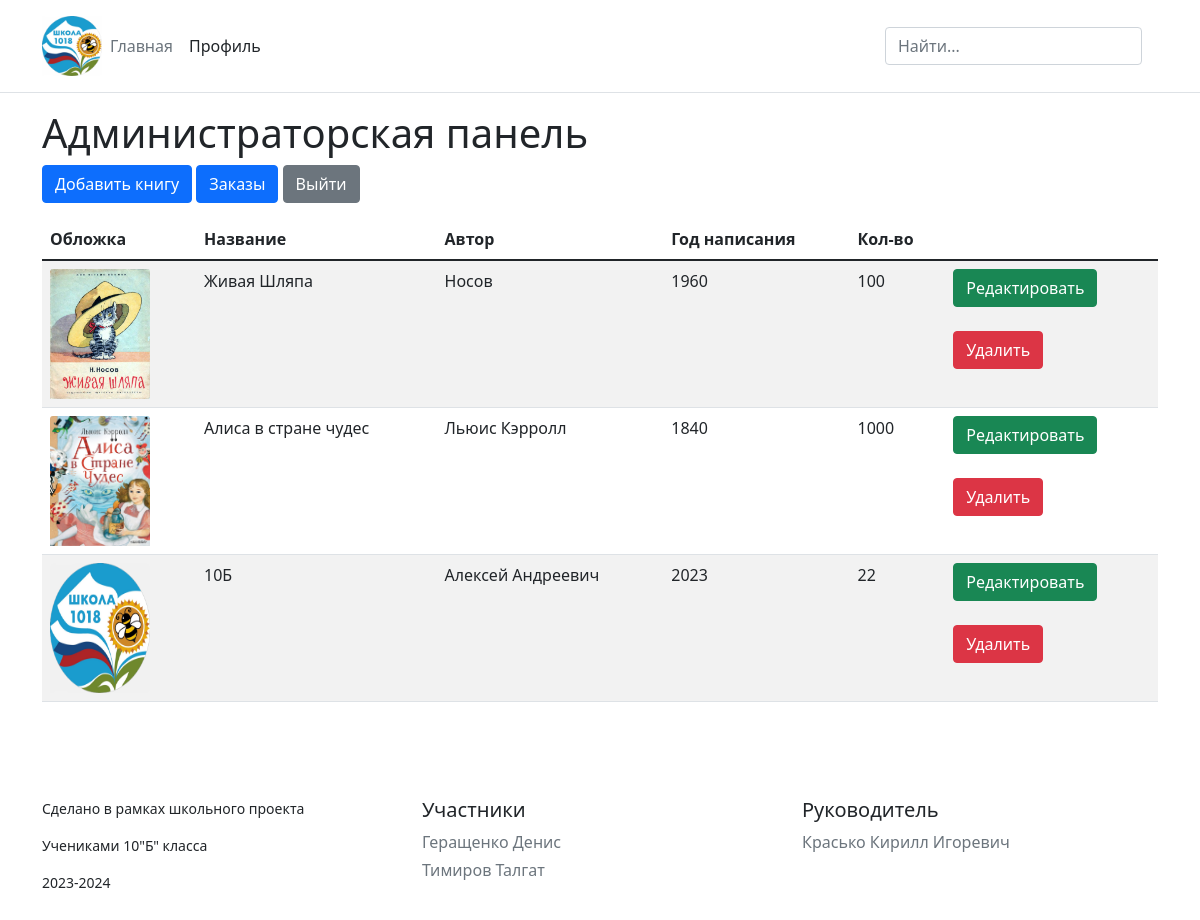
Page /admin (signed in) on the earlier database version.
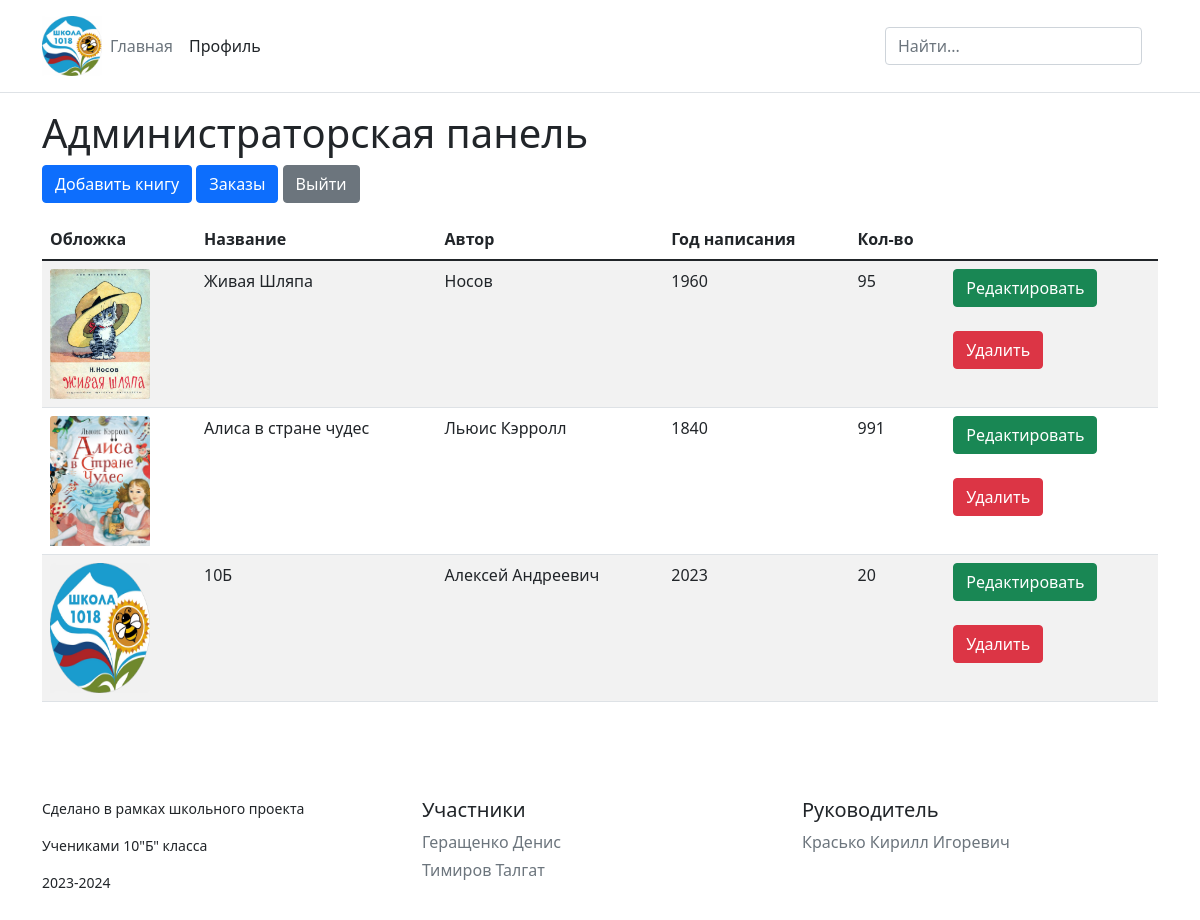
Same page on the later database version.
### tables this page shows
CREATE TABLE books (id INTEGER PRIMARY KEY AUTOINCREMENT, title VARCHAR(255), author VARCHAR(255), description TEXT, year VARCHAR(255), image VARCHAR(255), count INTEGER);

### main.py (the view)
@app.route('/admin', methods=['GET', 'POST'])
def admin():
    if 'loggedin' in session:
        if request.method == 'POST':
            cur = con.cursor()
            title = request.form['hh']
            cur.execute(f"DELETE FROM books WHERE title == :title", {'title': title})
            con.commit()
            cur.close()
        cur = con.cursor()
        cur.execute("SELECT * FROM books")
        books = cur.fetchall()
        cur.close()
        return render_template('admin.html', books=books)
    else:
        return redirect(url_for('index'))

### templates/admin.html (shortened to what this page needs)
{% extends 'base.html' %}
{% block content %}
    <h1>Администраторская панель</h1>
    <p>
        <a href="{{ url_for('add_book') }}" class="btn btn-primary">Добавить книгу</a>
        <a href="{{ url_for('orders') }}" class="btn btn-primary">Заказы</a>
        <a href="{{ url_for('logout') }}" class="btn btn-secondary">Выйти</a>
    </p>
    <table class="table table-striped">
        <thead>
            <tr>
                <th>Обложка</th>
                <th>Название</th>
                <th>Автор</th>
                <th>Год написания</th>
                <th>Кол-во</th>
                <th></th>
            </tr>
        </thead>
        <tbody>
            {% for book in books %}
                <tr>
                    <td>
                        <img src="static/images/{{book[5]}}" class="card-img-top"
                        style="width:100px;height:130px">
                    </td>
                    <td>{{ book[1] }}</td>
                    <td>{{ book[2] }}</td>
                    <td>{{ book[4] }}</td>
                    <td>{{ book[6] }}</td>
                    <td>
                    <a href="/update" class="btn btn-success">Редактировать</a>
                    <br>
                        <form action="/admin" method="POST">
                            <br>
                            <button type="submit" name="_method" class="btn btn-danger">
                                Удалить
                            </button>
                        </form>
                    </td>
                </tr>
            {% endfor %}
        </tbody>
    </table>
{% endblock %}

### templates/base.html (shortened to what this page needs)
<!DOCTYPE html>
<html>
<head>
    <link rel="stylesheet" type="text/css" href="{{ url_for('static', filename='css/bootstrap.min.css') }}">
</head>
<body>
    <header class="p-3 mb-3 border-bottom">
        <div class="container">
          <div class="d-flex flex-wrap align-items-center justify-content-center justify-content-lg-start">
            <a href="main" class="d-flex align-items-center mb-2 mb-lg-0 text-dark text-decoration-none">
              <img src="static/images/emblema.png" width="60" height="60"/>
            </a>
            <ul class="nav col-12 col-lg-auto me-lg-auto mb-2 justify-content-center mb-md-0">
              <li><a href="main" class="nav-link px-2 link-secondary">Главная</a></li>
              <li><a href="profile" class="nav-link px-2 link-dark">Профиль</a></li>
            </ul>
            <form class="col-12 col-lg-auto mb-3 mb-lg-0 me-lg-3" method="get" action="/main">
              <input type="search" class="form-control" placeholder="Найти..." aria-label="Поиск" id="search" name="search">
            </form>
          </div>
        </div>
      </header>
    <div class="container">
        {% block content %}
        {% endblock %}
    </div>
    <footer class="container pt-4 my-md-5 pt-md-5">
      <div class="row">
        <div class="col-12 col-md">
          <small class="d-block mb-3 text-body-secondary">Сделано в рамках школьного проекта</small>
          <small class="d-block mb-3 text-body-secondary">Учениками 10"Б" класса</small>
          <small class="d-block mb-3 text-body-secondary">2023-2024</small>
        </div>
        <div class="col-6 col-md">
          <h5>Участники</h5>
          <ul class="list-unstyled text-small">
            <li class="mb-1"><a class="link-secondary text-decoration-none" href="#">Геращенко Денис</a></li>
            <li class="mb-1"><a class="link-secondary text-decoration-none" href="#">Тимиров Талгат</a></li>
          </ul>
        </div>
        <div class="col-6 col-md">
          <h5>Руководитель</h5>
          <ul class="list-unstyled text-small">
            <li class="mb-1"><a class="link-secondary text-decoration-none" href="#">Красько Кирилл Игоревич</a></li>
          </ul>
      </div>
    </footer>
</body>
</html>

Differences in the rows shown:
changed books "Живая Шляпа": count "100" → "95"
changed books "Алиса в стране чудес": count "1000" → "991"
changed books "Алексей Aндреевич": count "22" → "20"
